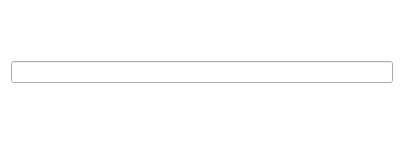
<?xml version="1.0" encoding="UTF-8"?>
<ui version="4.0">
 <class>cmdLineEdit</class>
 <widget class="QWidget" name="cmdLineEdit">
  <property name="geometry">
   <rect>
    <x>0</x>
    <y>0</y>
    <width>404</width>
    <height>144</height>
   </rect>
  </property>
  <property name="windowTitle">
   <string>cmdLineEdit</string>
  </property>
  <property name="styleSheet">
   <string notr="true">#cmdLineEdit{background-color:transparent;border:0px;}</string>
  </property>
  <layout class="QHBoxLayout" name="horizontalLayout">
   <item>
    <widget class="ElaLineEdit" name="lineEdit"/>
   </item>
  </layout>
 </widget>
 <customwidgets>
  <customwidget>
   <class>ElaLineEdit</class>
   <extends>QLineEdit</extends>
   <header location="global">ElaLineEdit.h</header>
  </customwidget>
 </customwidgets>
 <resources/>
 <connections/>
</ui>
